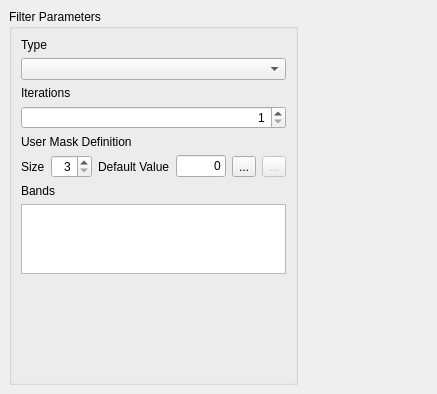
<?xml version="1.0" encoding="UTF-8"?>
<ui version="4.0">
 <class>FilterWizardPageForm</class>
 <widget class="QWizardPage" name="FilterWizardPageForm">
  <property name="geometry">
   <rect>
    <x>0</x>
    <y>0</y>
    <width>437</width>
    <height>394</height>
   </rect>
  </property>
  <property name="sizePolicy">
   <sizepolicy hsizetype="Preferred" vsizetype="MinimumExpanding">
    <horstretch>0</horstretch>
    <verstretch>0</verstretch>
   </sizepolicy>
  </property>
  <property name="windowTitle">
   <string>Filter</string>
  </property>
  <layout class="QGridLayout" name="gridLayout_2">
   <property name="leftMargin">
    <number>9</number>
   </property>
   <property name="topMargin">
    <number>9</number>
   </property>
   <property name="rightMargin">
    <number>9</number>
   </property>
   <property name="bottomMargin">
    <number>9</number>
   </property>
   <item row="0" column="0">
    <layout class="QGridLayout" name="gridLayout">
     <item row="0" column="0">
      <widget class="QGroupBox" name="groupBox">
       <property name="sizePolicy">
        <sizepolicy hsizetype="MinimumExpanding" vsizetype="MinimumExpanding">
         <horstretch>0</horstretch>
         <verstretch>0</verstretch>
        </sizepolicy>
       </property>
       <property name="title">
        <string>Filter Parameters</string>
       </property>
       <layout class="QGridLayout" name="gridLayout_15">
        <item row="0" column="0">
         <layout class="QGridLayout" name="gridLayout_14">
          <item row="0" column="0">
           <layout class="QGridLayout" name="gridLayout_7">
            <item row="0" column="0">
             <widget class="QLabel" name="label">
              <property name="text">
               <string>Type</string>
              </property>
             </widget>
            </item>
            <item row="1" column="0">
             <widget class="QComboBox" name="m_typeComboBox">
              <property name="minimumSize">
               <size>
                <width>200</width>
                <height>0</height>
               </size>
              </property>
             </widget>
            </item>
           </layout>
          </item>
          <item row="1" column="0">
           <layout class="QGridLayout" name="gridLayout_9">
            <item row="0" column="0">
             <widget class="QLabel" name="label_2">
              <property name="text">
               <string>Iterations</string>
              </property>
             </widget>
            </item>
            <item row="1" column="0">
             <widget class="QSpinBox" name="m_iterationsSpinBox">
              <property name="alignment">
               <set>Qt::AlignRight|Qt::AlignTrailing|Qt::AlignVCenter</set>
              </property>
              <property name="minimum">
               <number>1</number>
              </property>
             </widget>
            </item>
           </layout>
          </item>
          <item row="2" column="0">
           <layout class="QGridLayout" name="gridLayout_10">
            <item row="0" column="0">
             <widget class="QLabel" name="label_4">
              <property name="text">
               <string>User Mask Definition</string>
              </property>
             </widget>
            </item>
            <item row="1" column="0">
             <layout class="QGridLayout" name="gridLayout_8">
              <item row="0" column="5">
               <widget class="QToolButton" name="m_maskToolButton">
                <property name="enabled">
                 <bool>true</bool>
                </property>
                <property name="toolTip">
                 <string>Set a new Mask...</string>
                </property>
                <property name="text">
                 <string>...</string>
                </property>
               </widget>
              </item>
              <item row="0" column="6">
               <widget class="QToolButton" name="m_loadMaskToolButton">
                <property name="enabled">
                 <bool>false</bool>
                </property>
                <property name="toolTip">
                 <string>Open a previous Mask...</string>
                </property>
                <property name="text">
                 <string>...</string>
                </property>
               </widget>
              </item>
              <item row="0" column="4">
               <widget class="QLineEdit" name="m_maskDefaultValueLineEdit">
                <property name="maximumSize">
                 <size>
                  <width>50</width>
                  <height>16777215</height>
                 </size>
                </property>
                <property name="text">
                 <string>0</string>
                </property>
                <property name="alignment">
                 <set>Qt::AlignRight|Qt::AlignTrailing|Qt::AlignVCenter</set>
                </property>
               </widget>
              </item>
              <item row="0" column="3">
               <widget class="QLabel" name="label_6">
                <property name="text">
                 <string>Default Value</string>
                </property>
               </widget>
              </item>
              <item row="0" column="1">
               <widget class="QLabel" name="label_5">
                <property name="text">
                 <string>Size</string>
                </property>
               </widget>
              </item>
              <item row="0" column="2">
               <widget class="QSpinBox" name="m_maskSizeSpinBox">
                <property name="sizePolicy">
                 <sizepolicy hsizetype="Minimum" vsizetype="Fixed">
                  <horstretch>0</horstretch>
                  <verstretch>0</verstretch>
                 </sizepolicy>
                </property>
                <property name="alignment">
                 <set>Qt::AlignRight|Qt::AlignTrailing|Qt::AlignVCenter</set>
                </property>
                <property name="minimum">
                 <number>3</number>
                </property>
                <property name="maximum">
                 <number>15</number>
                </property>
                <property name="singleStep">
                 <number>2</number>
                </property>
               </widget>
              </item>
             </layout>
            </item>
           </layout>
          </item>
          <item row="3" column="0">
           <layout class="QGridLayout" name="gridLayout_11">
            <item row="0" column="0">
             <widget class="QLabel" name="label_3">
              <property name="text">
               <string>Bands</string>
              </property>
             </widget>
            </item>
            <item row="1" column="0">
             <widget class="QListWidget" name="m_listWidget">
              <property name="sizePolicy">
               <sizepolicy hsizetype="Expanding" vsizetype="Minimum">
                <horstretch>0</horstretch>
                <verstretch>0</verstretch>
               </sizepolicy>
              </property>
              <property name="maximumSize">
               <size>
                <width>16777215</width>
                <height>70</height>
               </size>
              </property>
              <property name="selectionMode">
               <enum>QAbstractItemView::MultiSelection</enum>
              </property>
             </widget>
            </item>
           </layout>
          </item>
         </layout>
        </item>
        <item row="1" column="0">
         <spacer name="verticalSpacer">
          <property name="orientation">
           <enum>Qt::Vertical</enum>
          </property>
          <property name="sizeType">
           <enum>QSizePolicy::MinimumExpanding</enum>
          </property>
          <property name="sizeHint" stdset="0">
           <size>
            <width>20</width>
            <height>1</height>
           </size>
          </property>
         </spacer>
        </item>
       </layout>
      </widget>
     </item>
     <item row="0" column="1">
      <widget class="QWidget" name="m_previewWidget" native="true">
       <property name="sizePolicy">
        <sizepolicy hsizetype="MinimumExpanding" vsizetype="Preferred">
         <horstretch>0</horstretch>
         <verstretch>0</verstretch>
        </sizepolicy>
       </property>
      </widget>
     </item>
    </layout>
   </item>
  </layout>
 </widget>
 <tabstops>
  <tabstop>m_typeComboBox</tabstop>
  <tabstop>m_iterationsSpinBox</tabstop>
  <tabstop>m_maskSizeSpinBox</tabstop>
  <tabstop>m_maskDefaultValueLineEdit</tabstop>
  <tabstop>m_maskToolButton</tabstop>
  <tabstop>m_loadMaskToolButton</tabstop>
  <tabstop>m_listWidget</tabstop>
 </tabstops>
 <resources/>
 <connections/>
</ui>
